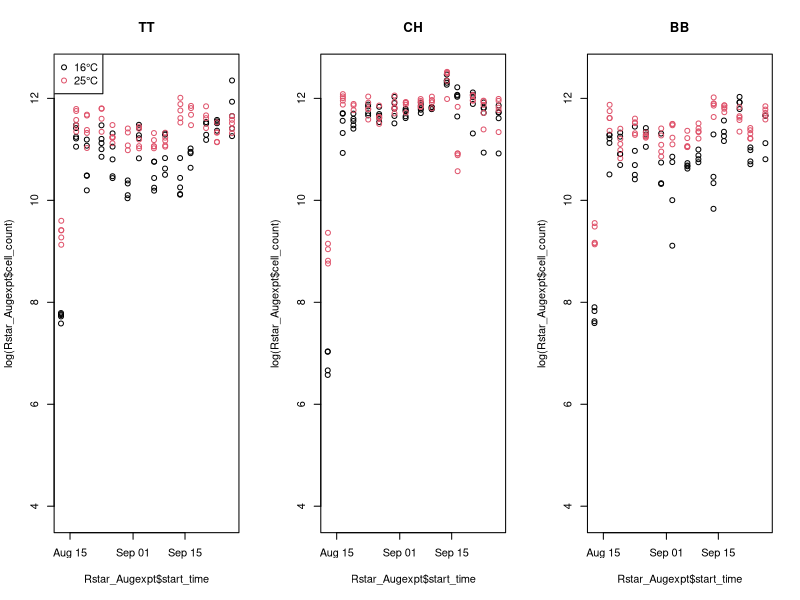

Write R code to recreate this figure.
library(lubridate)

#### Step 1: Read in data ####
Rstar_Augexpt<-read.csv("data-processed/cellcount_Augexpt.csv") #16 and 25 degree experiments
head(Rstar_Augexpt)
str(Rstar_Augexpt)

Rstar_int<-read.csv("data-processed/cell_count_init.csv") #dummy initial time data
head(Rstar_int)
str(Rstar_int)

#### Step 2: make date and time into readable time #### 
str(Rstar_Augexpt)
Rstar_Augexpt$start_time<-ymd_hms(Rstar_Augexpt$start_time)
Rstar_int$start_time<-ymd_hms(Rstar_int$start_time)

#### Step 3: merge real data with dummy initial data #### 
Rstar_Augexpt<-rbind(Rstar_Augexpt, Rstar_int)

#### Step 3: plot it ####
min(Rstar_Augexpt$start_time)
par(mfrow=c(1,3))
plot(log(Rstar_Augexpt$cell_count)~Rstar_Augexpt$start_time, type="n", main="TT", xlim=c())
with(subset(Rstar_Augexpt, Rstar_Augexpt$species=="TT"& Rstar_Augexpt$temperature==16), points(log(cell_count)~start_time, col=1))
with(subset(Rstar_Augexpt, Rstar_Augexpt$species=="TT"& Rstar_Augexpt$temperature==25), points(log(cell_count)~start_time, col=2))
legend("topleft", pch=1, col=c(1,2), c("16°C", "25°C"))


plot(log(Rstar_Augexpt$cell_count)~Rstar_Augexpt$start_time, ty="n", main="CH")
with(subset(Rstar_Augexpt, Rstar_Augexpt$species=="CH"& Rstar_Augexpt$temperature==16), points(log(cell_count)~start_time, col=1))
with(subset(Rstar_Augexpt, Rstar_Augexpt$species=="CH"& Rstar_Augexpt$temperature==25), points(log(cell_count)~start_time, col=2))

plot(log(Rstar_Augexpt$cell_count)~Rstar_Augexpt$start_time, ty="n", main="BB")
with(subset(Rstar_Augexpt, Rstar_Augexpt$species=="BB"& Rstar_Augexpt$temperature==16), points(log(cell_count)~start_time, col=1))
with(subset(Rstar_Augexpt, Rstar_Augexpt$species=="BB"& Rstar_Augexpt$temperature==25), points(log(cell_count)~start_time, col=2))
